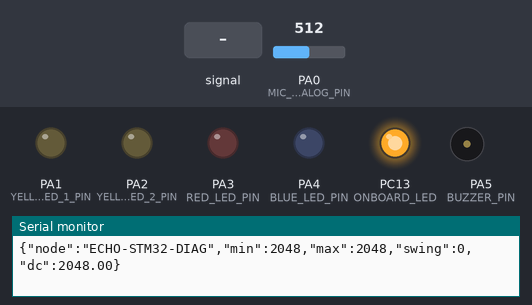
Recording of a sketch running on a simulated STM32 Blue Pill. Shown: output pins drawn as LEDs (lit = HIGH), buzzer (waves = sounding), the last lines printed to the serial monitor. The test bench sets the inputs (shaded band); at power-on: PA0 (MIC_ANALOG_PIN) = 512 (analog values on the 0–1023 scale).

Above: at 3.5 s.
3.6 s: PA0 (MIC_ANALOG_PIN) fed a 200 Hz sine of ±81 counts around its level
At 4.2 s:
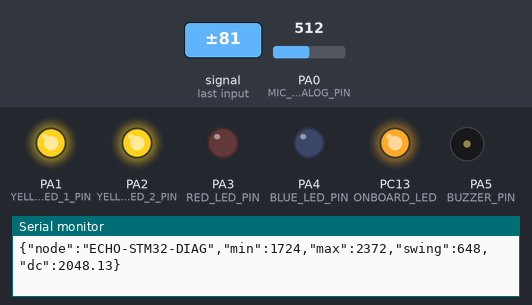
5.1 s: PA0 (MIC_ANALOG_PIN) set to 716
At 6.13 s:
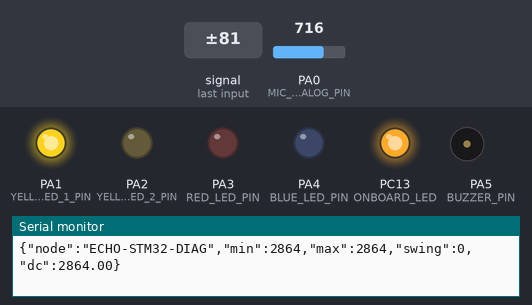
8.1 s: PA0 (MIC_ANALOG_PIN) fed a 1000 Hz sine of ±255 counts around its level
At 9.4 s:
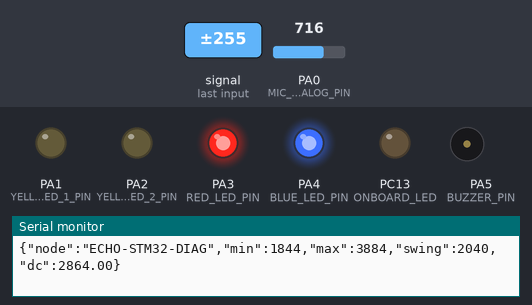
9.7 s: PA0 (MIC_ANALOG_PIN) set to 0
At 11.3 s:
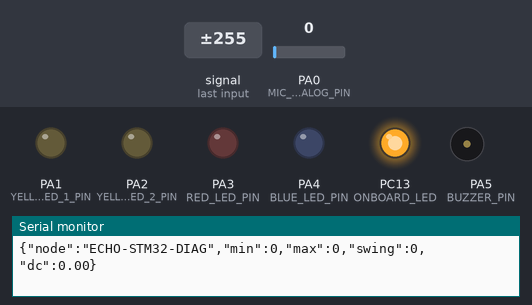
Timing chart, 0 to 12.2 s (numbered marks = the images above; inputs shaded):
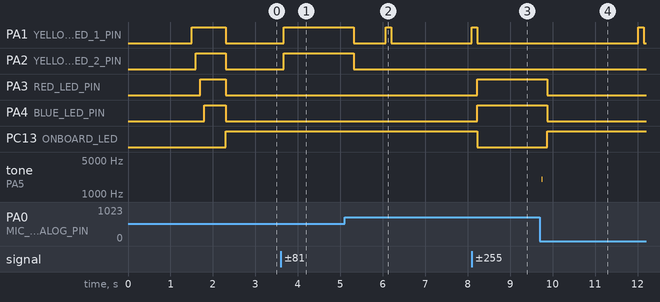

The sketch:

acoustic_diagnostic.ino
```cpp
/*
 * =========================================================================
 * 🦅 PROJECT E.C.H.O. | Acoustic Diagnostic Firmware (v1.1)
 * =========================================================================
 * 🛡️ Hardware: STM32 Blue Pill (STM32F103C8T6)
 * 🔬 Function: Standalone Mic/Preamp validator on STM32
 * 💻 Logic: 12-bit ADC High-Speed Pulse Check
 * =========================================================================
 */

// BLUE PILL PINOUT (Standard Mapping)
const int MIC_ANALOG_PIN = PA0; // High Speed ADC1_IN0
const int BUZZER_PIN = PA5;     // PWM Capable pin
const int YELLOW_LED_1_PIN = PA1;
const int YELLOW_LED_2_PIN = PA2;
const int RED_LED_PIN = PA3;
const int BLUE_LED_PIN = PA4;
const int ONBOARD_LED = PC13; // Active LOW for Blue Pill

// Diagnostic Config
const int BUFFER_SIZE = 500;
int samples[BUFFER_SIZE];

void setup() {
  Serial.begin(115200);
  delay(1500); // Required for USB CDC to stabilize on STM32

  Serial.println(
      "\n[SYSTEM] PROJECT E.C.H.O. / STM32-BLUEPILL DIAGNOSTIC READY");

  // Set ADC Resolution to 12-bit (0-4095) for professional analysis
  analogReadResolution(12);

  pinMode(MIC_ANALOG_PIN, INPUT_ANALOG);
  pinMode(BUZZER_PIN, OUTPUT);
  pinMode(YELLOW_LED_1_PIN, OUTPUT);
  pinMode(YELLOW_LED_2_PIN, OUTPUT);
  pinMode(RED_LED_PIN, OUTPUT);
  pinMode(BLUE_LED_PIN, OUTPUT);
  pinMode(ONBOARD_LED, OUTPUT);

  // Quick Hardware Self-Test
  digitalWrite(ONBOARD_LED, LOW); // ON
  digitalWrite(YELLOW_LED_1_PIN, HIGH);
  delay(100);
  digitalWrite(YELLOW_LED_2_PIN, HIGH);
  delay(100);
  digitalWrite(RED_LED_PIN, HIGH);
  delay(100);
  digitalWrite(BLUE_LED_PIN, HIGH);
  delay(500);

  digitalWrite(YELLOW_LED_1_PIN, LOW);
  digitalWrite(YELLOW_LED_2_PIN, LOW);
  digitalWrite(RED_LED_PIN, LOW);
  digitalWrite(BLUE_LED_PIN, LOW);
  digitalWrite(ONBOARD_LED, HIGH); // OFF

  Serial.println("Monitoring Signal at PA0 (ADC12_IN0)...");
  Serial.println("Resolution: 12-bit (0 to 4095)");
}

void loop() {
  int rawMin = 4096;
  int rawMax = -1;
  long sum = 0;

  // Capture high-speed samples
  for (int i = 0; i < BUFFER_SIZE; i++) {
    int val = analogRead(MIC_ANALOG_PIN);
    samples[i] = val;

    if (val < rawMin)
      rawMin = val;
    if (val > rawMax)
      rawMax = val;
    sum += val;

    // Serial Plotter output for waveform viewing
    // Serial.println(val);

    delayMicroseconds(100); // Fast capture loop
  }

  float avgRaw = (float)sum / BUFFER_SIZE;
  int peakToPeak = rawMax - rawMin;

  // Visual feedback logic (Scaled for 12-bit range 0-4095)
  if (peakToPeak > 1200) {
    // Very loud - Reds/Blues
    digitalWrite(RED_LED_PIN, HIGH);
    digitalWrite(BLUE_LED_PIN, HIGH);
    digitalWrite(YELLOW_LED_1_PIN, LOW);
    digitalWrite(YELLOW_LED_2_PIN, LOW);
    digitalWrite(ONBOARD_LED, LOW); // Flicker onboard for clip warning
  } else if (peakToPeak > 200) {
    // Moderate - Yellows
    digitalWrite(RED_LED_PIN, LOW);
    digitalWrite(BLUE_LED_PIN, LOW);
    digitalWrite(YELLOW_LED_1_PIN, HIGH);
    digitalWrite(YELLOW_LED_2_PIN, HIGH);
    digitalWrite(ONBOARD_LED, HIGH);
  } else {
    // Quiet / Offset Check
    digitalWrite(RED_LED_PIN, LOW);
    digitalWrite(BLUE_LED_PIN, LOW);
    digitalWrite(YELLOW_LED_1_PIN, (millis() % 2000 < 100) ? HIGH : LOW);
    digitalWrite(YELLOW_LED_2_PIN, LOW);
    digitalWrite(ONBOARD_LED, HIGH);
  }

  // JSON Signal Report (Formatted for E.C.H.O. Serial Processor)
  Serial.print("{\"node\":\"ECHO-STM32-DIAG\",\"min\":");
  Serial.print(rawMin);
  Serial.print(",\"max\":");
  Serial.print(rawMax);
  Serial.print(",\"swing\":");
  Serial.print(peakToPeak);
  Serial.print(",\"dc\":");
  Serial.print(avgRaw);
  Serial.println("}");

  // Tone Warning if signal is too intense (Clipping Protection)
  if (peakToPeak > 3800) {
    tone(BUZZER_PIN, 2000, 10);
    Serial.println("ALERT: ADC CLIPPING! Reduce gain on preamp.");
  }

  delay(20);
}
```

Measured:
- after the input at 3.6 s, PA2 (YELLOW_LED_2_PIN): LOW → HIGH after 0.07 s
- after the input at 5.1 s, PA1 (YELLOW_LED_1_PIN): HIGH → LOW after 0.22 s, → HIGH 0.76 s later, → LOW 0.13 s later, → HIGH 1.9 s later; PA2 (YELLOW_LED_2_PIN): HIGH → LOW after 0.22 s
- after the input at 8.1 s, PA3 (RED_LED_PIN), PA4 (BLUE_LED_PIN): LOW → HIGH after 0.13 s; PC13 (ONBOARD_LED): HIGH → LOW after 0.13 s
- after the input at 9.7 s, PA1 (YELLOW_LED_1_PIN): LOW → HIGH after 2.3 s, → LOW 0.13 s later; PA3 (RED_LED_PIN), PA4 (BLUE_LED_PIN): HIGH → LOW after 0.17 s; PC13 (ONBOARD_LED): LOW → HIGH after 0.17 s; tone on PA5 (BUZZER_PIN): silent → 2000 Hz at once, → silent 0.01 s later
